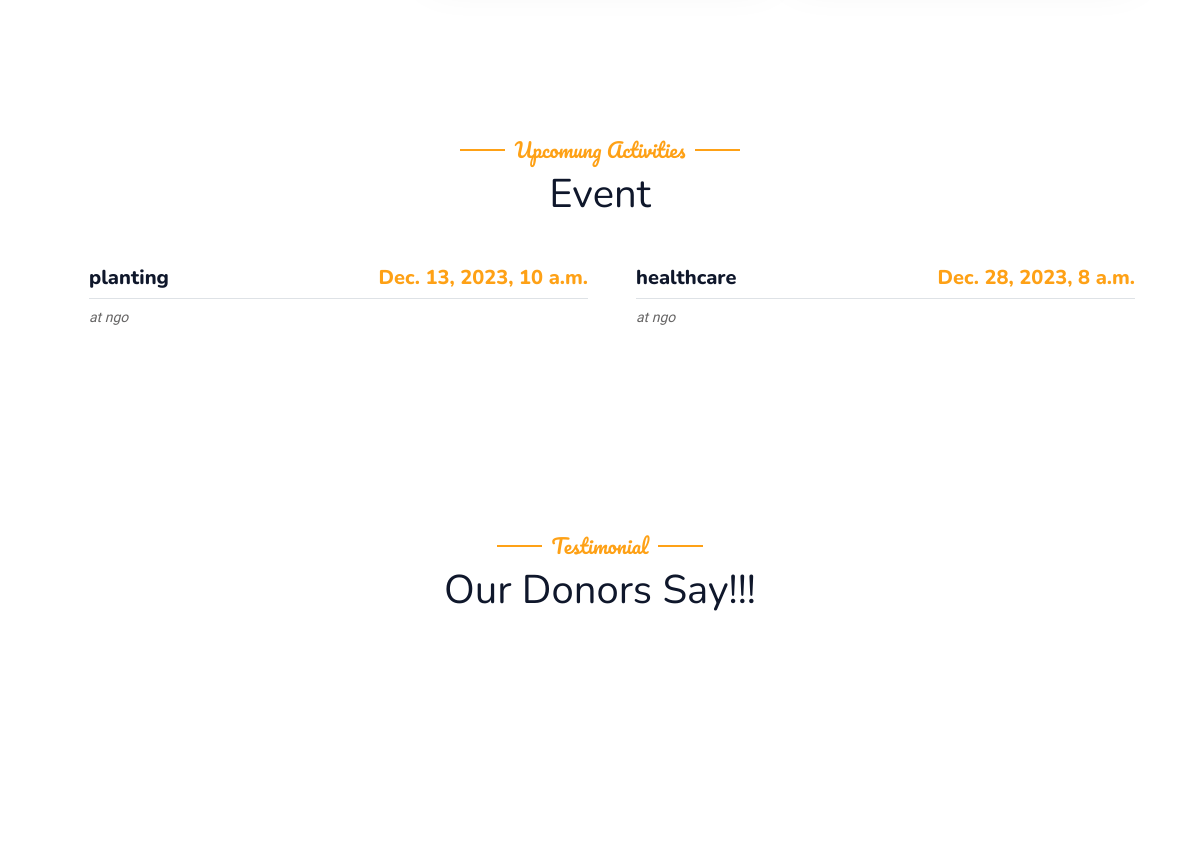
Before: /userhome (middle part) with the older database file.
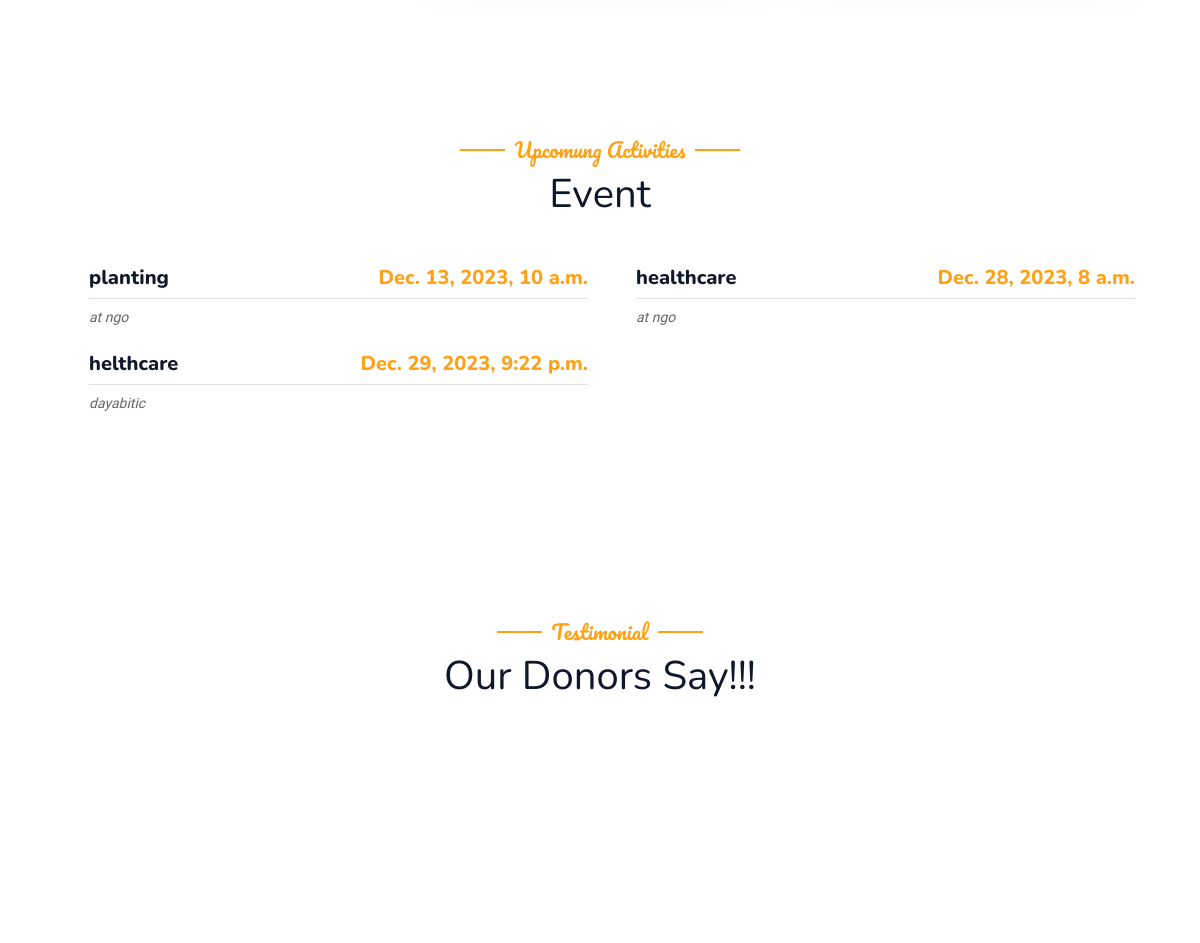
After: the same page with the newer database file.
### ngo/models.py (models this page shows, shortened)
class EventNotification(models.Model):
    name = models.CharField(max_length=255)
    event_datetime = models.DateTimeField()
    description = models.TextField()

### visitor/views.py (the view)
# urls.py: path('userhome', views.user_index, name="userhome"),
def user_index (request):
    notifications = EventNotification.objects.all()
    feedback=Feedback.objects.filter(feedback_type__in=['thought', 'suggestion'])
    return render(request, 'user/user_index.html',{'notifications': notifications,'feedback': feedback})

### visitor/templates/user/user_index.html (shortened to what this page needs)
{% extends 'userbase.html' %}
{% load static %}
{% block content %}
        <div class="container-xxl py-5">
            <div class="container">
                <div class="text-center wow fadeInUp" data-wow-delay="0.1s">
                    <h5 class="section-title ff-secondary text-center text-primary fw-normal">Upcomung Activities</h5>
                    <h1 class="mb-5">Event</h1>
                </div>
                <div class="tab-class text-center wow fadeInUp" data-wow-delay="0.1s">
                    <div class="tab-content">
                        <div id="tab-1" class="tab-pane fade show p-0 active">
                            <div class="row g-4">
                                {% for notification in notifications %}
                                <div class="col-lg-6">
                                    <div class="d-flex align-items-center">
                                        <div class="w-100 d-flex flex-column text-start ps-4">
                                            <h5 class="d-flex justify-content-between border-bottom pb-2">
                                                <span>{{ notification.name }}</span>
                                                <span class="text-primary">{{ notification.event_datetime }}</span>
                                            </h5>
                                            <small class="fst-italic">{{ notification.description }}</small>
                                        </div>
                                    </div>
                                </div>
                                {% endfor %}
                            </div>
                        </div>
                    </div>
                </div>
            </div>
        </div>
    <div class="container-xxl py-5 wow fadeInUp" data-wow-delay="0.5s">
        <div class="container">
            <div class="text-center">
                <h5 class="section-title ff-secondary text-center text-primary fw-normal">Testimonial</h5>
                <h1 class="mb-5">Our Donors Say!!!</h1>
            </div>
        </div>
    </div>
<div class="container-xxl pt-5 pb-3">
    <div class="container">
    </div>
    </div>
{% endblock %}

Changed rows visible on the page:
added EventNotification: name "helthcare", event_datetime "Dec. 29, 2023, 9:22 p.m.", description "dayabitic"
